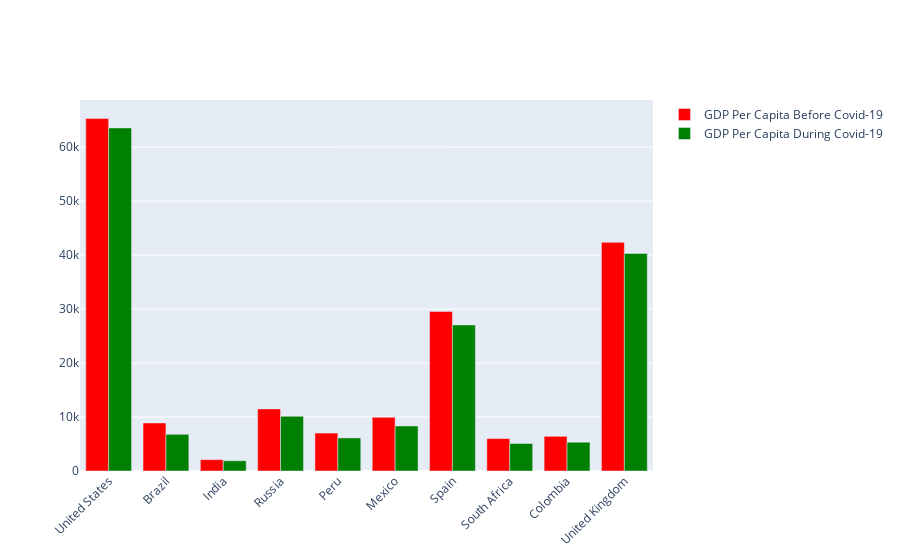

The cell this chart's notebook holds for it:
### Code cell
#Comparision between GDP per capita before covid-19 VS during covid-19

fig=go.Figure()
fig.add_traces(go.Bar(
    x=df['Country'], y=df['GDP before Covid'],
    name='GDP Per Capita Before Covid-19',
    marker_color='red'            
))

fig.add_traces(go.Bar(
    x=df['Country'],
    y=df['GDP During Covid'],
    name='GDP Per Capita During Covid-19',
    marker_color='green'
))

fig.update_layout(barmode='group', xaxis_tickangle=-45)
fig.show()

### Figure 1 — Plotly figure (JSON) as saved in the notebook; plotly's stock layout.template omitted (floating-point values rounded to 4 significant figures)
{"data": [{"marker": {"color": "red"}, "name": "GDP Per Capita Before Covid-19", "type": "bar", "x": ["United States", "Brazil", "India", "Russia", "Peru", "Mexico", "Spain", "South Africa", "Colombia", "United Kingdom"], "y": [65280.0, 8897.0, 2101.0, 11500.0, 7028.0, 9946.0, 29560.0, 6001.0, 6425.0, 42350.0]}, {"marker": {"color": "green"}, "name": "GDP Per Capita During Covid-19", "type": "bar", "x": ["United States", "Brazil", "India", "Russia", "Peru", "Mexico", "Spain", "South Africa", "Colombia", "United Kingdom"], "y": [63540.0, 6797.0, 1901.0, 10130.0, 6127.0, 8347.0, 27060.0, 5091.0, 5333.0, 40280.0]}], "layout": {"autosize": true, "barmode": "group", "xaxis": {"autorange": true, "range": [-0.5, 9.5], "tickangle": -45, "type": "category"}, "yaxis": {"autorange": true, "range": [0, 68720.0], "type": "linear"}}}
